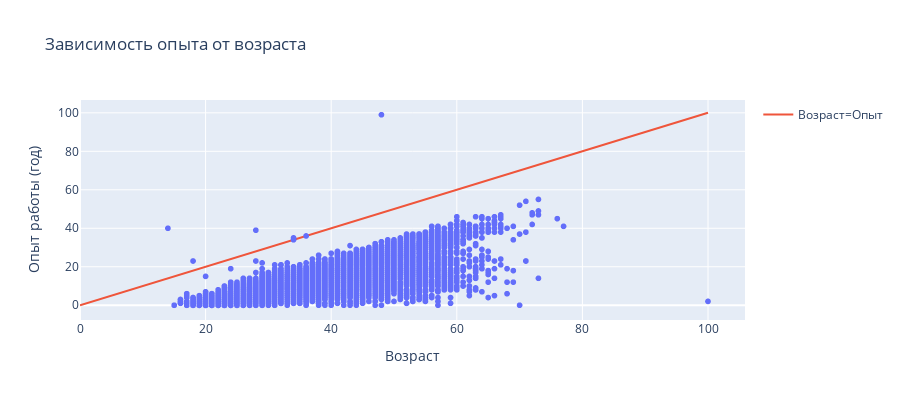

The notebook cell saved with this chart:
### Markdown cell above
8. Постройте **диаграмму рассеяния**, показывающую зависимость опыта работы (**"Опыт работы (месяц)"**) от возраста (**"Возраст"**). Опыт работы переведите из месяцев в года, чтобы признаки были в едином масштабе. Постройте на графике дополнительно прямую, проходящую через точки (0, 0) и (100, 100). Данная прямая соответствует значениям, когда опыт работы равен возрасту человека. Точки, лежащие на этой прямой и выше нее - аномалии в наших данных (опыт работы больше либо равен возрасту соискателя)

### Code cell
import plotly.graph_objects as go

hh_df['Опыт работы (год)'] = round(hh_df['Опыт работы (месяц)']/12)

fig = px.scatter(
    hh_df[mask_emissions],
    x='Возраст',
    y='Опыт работы (год)',
    title='Зависимость опыта от возраста',
    width=900,
    height=400
);

fig.add_trace(go.Scatter(x=[0,100], y=[0,100],
                         mode='lines',
                         name='Возраст=Опыт'));
fig.show();

### Figure 1 — Plotly figure (JSON) as saved in the notebook; plotly's stock layout.template omitted (floating-point values rounded to 4 significant figures; data arrays with more than 128 entries replaced by an {"elided": "..."} marker saying what was removed)
{"data": [{"hovertemplate": "Возраст=%{x}<br>Опыт работы (год)=%{y}<extra></extra>", "legendgroup": "", "marker": {"color": "#636efa", "symbol": "circle"}, "mode": "markers", "name": "", "showlegend": false, "type": "scattergl", "x": {"elided": "44738 int values"}, "xaxis": "x", "y": {"elided": "44738 int values"}, "yaxis": "y"}, {"mode": "lines", "name": "Возраст=Опыт", "type": "scatter", "x": [0, 100], "y": [0, 100]}], "layout": {"height": 400, "legend": {"tracegroupgap": 0}, "title": {"text": "Зависимость опыта от возраста"}, "width": 900, "xaxis": {"anchor": "y", "domain": [0, 1], "title": {"text": "Возраст"}}, "yaxis": {"anchor": "x", "domain": [0, 1], "title": {"text": "Опыт работы (год)"}}}}
